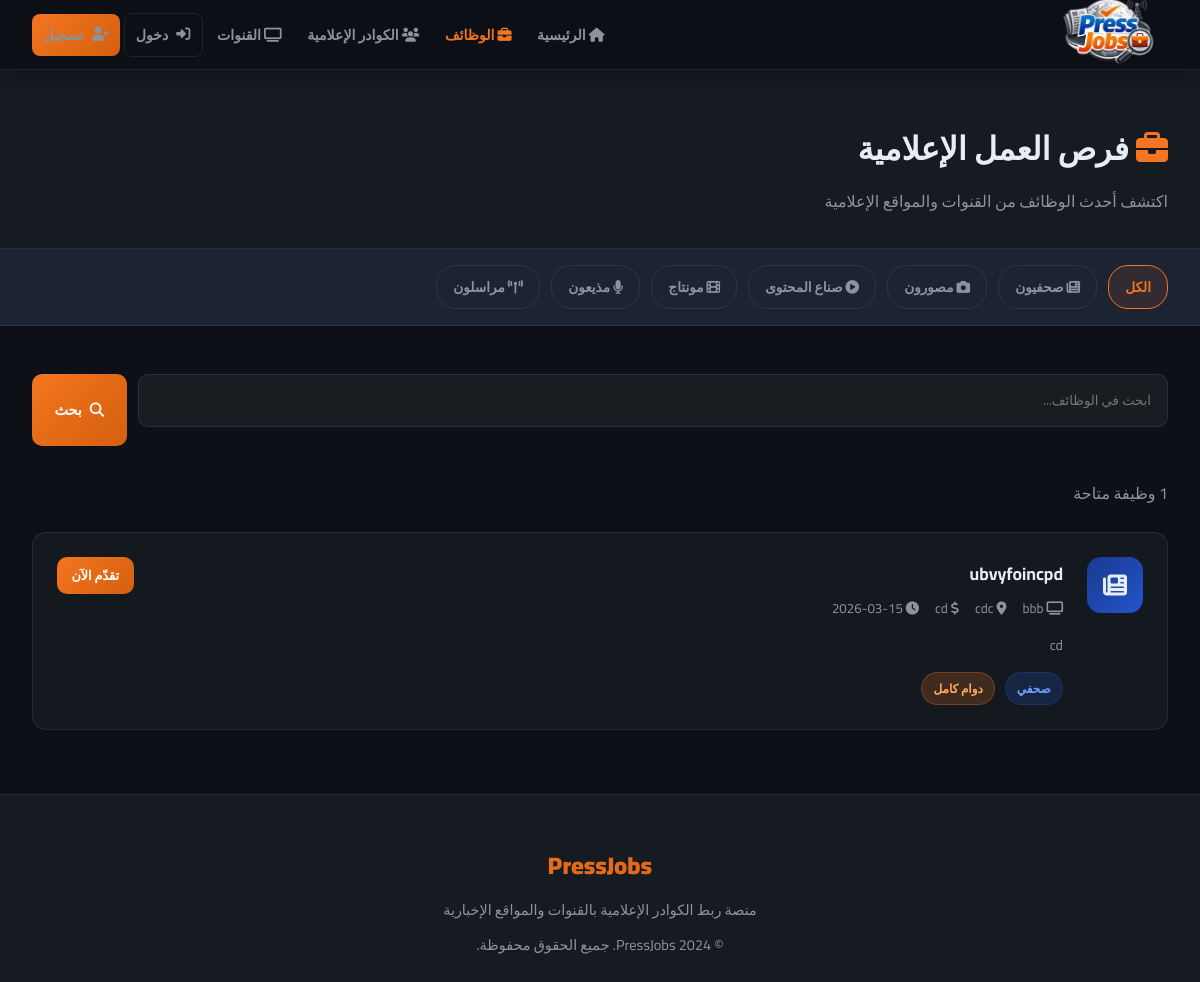
/jobs, run on an earlier commit of the app's database.
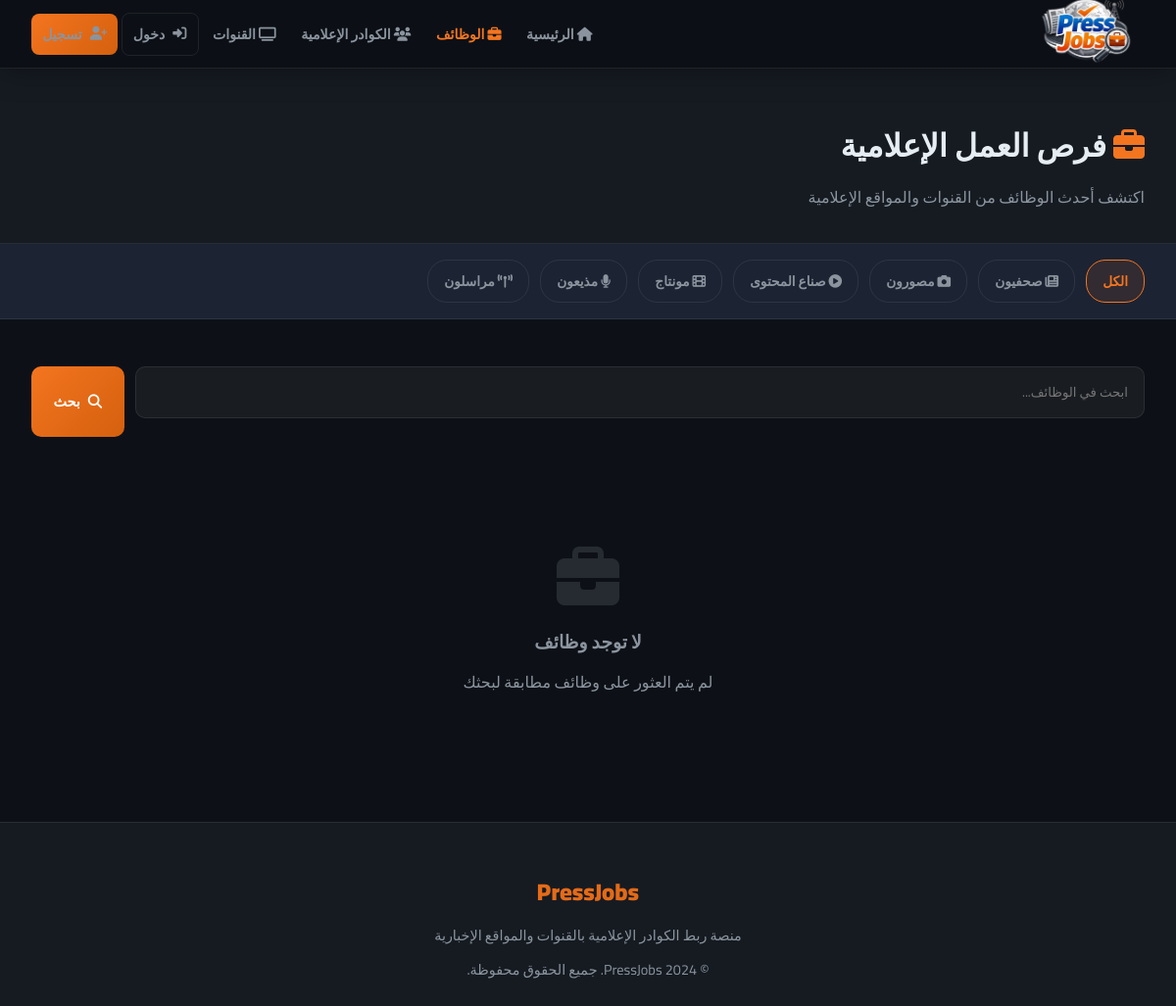
And on a later commit of the database.
### tables this page shows
CREATE TABLE jobs (
        id INTEGER PRIMARY KEY AUTOINCREMENT,
        channel_id INTEGER NOT NULL,
        title TEXT NOT NULL,
        description TEXT NOT NULL,
        category TEXT NOT NULL,
        location TEXT,
        job_type TEXT,
        salary TEXT,
        requirements TEXT,
        created_at TEXT DEFAULT CURRENT_TIMESTAMP,
        FOREIGN KEY(channel_id) REFERENCES users(id)
    );

CREATE TABLE users (
        id INTEGER PRIMARY KEY AUTOINCREMENT,
        name TEXT NOT NULL,
        email TEXT UNIQUE NOT NULL,
        password TEXT NOT NULL,
        account_type TEXT NOT NULL,
        bio TEXT,
        location TEXT,
        skills TEXT,
        education TEXT,
        experience TEXT,
        profile_image TEXT,
        created_at TEXT DEFAULT CURRENT_TIMESTAMP
    , last_name TEXT, gender TEXT, civil_status TEXT, specialty TEXT, years_experience TEXT, preferred_channels TEXT, extra_skills TEXT, cv_filename TEXT, intro_video TEXT, article_links TEXT, is_admin INTEGER DEFAULT 0);

### app.py (the view)
@app.route('/jobs')
def jobs():
    category = request.args.get('category', '')
    search = request.args.get('search', '')
    conn = get_db()
    query = '''SELECT jobs.*, users.name as channel_name FROM jobs
               JOIN users ON jobs.channel_id = users.id WHERE 1=1'''
    params = []
    if category:
        query += ' AND jobs.category=?'
        params.append(category)
    if search:
        query += ' AND (jobs.title LIKE ? OR jobs.description LIKE ?)'
        params.extend([f'%{search}%', f'%{search}%'])
    query += ' ORDER BY jobs.created_at DESC'
    all_jobs = conn.execute(query, params).fetchall()
    conn.close()
    return render_template('jobs.html', jobs=all_jobs, category=category, search=search)

### app.py (called while the page is built)
def get_db():
    conn = sqlite3.connect(DB_PATH)
    conn.row_factory = sqlite3.Row
    return conn

### templates/jobs.html (shortened to what this page needs)
{% extends 'base.html' %}
{% block content %}
<div class="page-header">
    <div style="max-width:1200px;margin:0 auto">
        <h1><i class="fas fa-briefcase" style="color:var(--orange)"></i> فرص العمل الإعلامية</h1>
        <p>اكتشف أحدث الوظائف من القنوات والمواقع الإعلامية</p>
    </div>
</div>
<div class="filter-bar">
    <a href="/jobs" {% if not category %}class="active"{% endif %}>الكل</a>
    <a href="/jobs?category=journalist" {% if category=='journalist' %}class="active"{% endif %}><i class="fas fa-newspaper"></i> صحفيون</a>
    <a href="/jobs?category=photographer" {% if category=='photographer' %}class="active"{% endif %}><i class="fas fa-camera"></i> مصورون</a>
    <a href="/jobs?category=content" {% if category=='content' %}class="active"{% endif %}><i class="fas fa-play-circle"></i> صناع المحتوى</a>
    <a href="/jobs?category=editor" {% if category=='editor' %}class="active"{% endif %}><i class="fas fa-film"></i> مونتاج</a>
    <a href="/jobs?category=presenter" {% if category=='presenter' %}class="active"{% endif %}><i class="fas fa-microphone"></i> مذيعون</a>
    <a href="/jobs?category=reporter" {% if category=='reporter' %}class="active"{% endif %}><i class="fas fa-broadcast-tower"></i> مراسلون</a>
</div>
<div class="jobs-layout">
    <form class="search-form" method="get">
        <input class="form-group input" type="text" name="search" value="{{ search }}" placeholder="ابحث في الوظائف..." style="padding:0.8rem 1rem;background:rgba(255,255,255,0.05);border:1.5px solid var(--border);border-radius:10px;color:var(--text);font-family:inherit;outline:none">
        <button type="submit" class="btn btn-primary"><i class="fas fa-search"></i> بحث</button>
    </form>
    {% if jobs %}
    <p style="color:var(--text-muted);margin-bottom:1.5rem">{{ jobs|length }} وظيفة متاحة</p>
    {% for job in jobs %}
    <a href="/job/{{ job.id }}" class="job-list-card">
        <div class="jlc-icon"><i class="fas fa-{{ {'journalist':'newspaper','photographer':'camera','content':'play-circle','editor':'film','presenter':'microphone','reporter':'broadcast-tower'}.get(job.category, 'briefcase') }}"></i></div>
        <div class="jlc-body">
            <h3>{{ job.title }}</h3>
            <div class="jlc-meta">
                <span><i class="fas fa-tv"></i> {{ job.channel_name }}</span>
                {% if job.location %}<span><i class="fas fa-map-marker-alt"></i> {{ job.location }}</span>{% endif %}
                {% if job.salary %}<span><i class="fas fa-dollar-sign"></i> {{ job.salary }}</span>{% endif %}
                <span><i class="fas fa-clock"></i> {{ job.created_at[:10] }}</span>
            </div>
            <p class="jlc-excerpt">{{ job.description }}</p>
            <div class="jlc-footer">
                <span class="badge badge-blue">{{ {'journalist':'صحفي','photographer':'مصور','content':'صانع محتوى','editor':'مونتير','presenter':'مذيع','reporter':'مراسل'}.get(job.category, job.category) }}</span>
                {% if job.job_type %}<span class="badge badge-orange">{{ job.job_type }}</span>{% endif %}
            </div>
        </div>
        <span class="btn btn-primary btn-sm">تقدّم الآن</span>
    </a>
    {% endfor %}
    {% else %}
    <div class="empty-state">
        <i class="fas fa-briefcase"></i>
        <h3 style="margin-bottom:0.5rem">لا توجد وظائف</h3>
        <p>لم يتم العثور على وظائف مطابقة لبحثك</p>
    </div>
    {% endif %}
</div>
{% endblock %}

### templates/base.html (shortened to what this page needs)
<!DOCTYPE html>
<html lang="ar" dir="rtl">
<head>
    <link rel="stylesheet" href="https://cdnjs.cloudflare.com/ajax/libs/font-awesome/6.4.0/css/all.min.css">
</head>
<body>
<nav>
    <a href="/" class="nav-brand">
        <img src="/static/images/logo.png" alt="PressJobs">
    </a>
    <div class="nav-links" id="navLinks">
        {% if not session.user_id %}<a href="/" {% if request.endpoint=='index' %}class="active"{% endif %}><i class="fas fa-home"></i> الرئيسية</a>{% endif %}
        <a href="/jobs" {% if request.endpoint=='jobs' %}class="active"{% endif %}><i class="fas fa-briefcase"></i> الوظائف</a>
        <a href="/journalists" {% if request.endpoint=='journalists' %}class="active"{% endif %}><i class="fas fa-users"></i> الكوادر الإعلامية</a>
        <a href="/channels" {% if request.endpoint=='channels' %}class="active"{% endif %}><i class="fas fa-tv"></i> القنوات</a>
        {% if session.user_id %}
        <a href="/profile/{{ session.user_id }}"><i class="fas fa-user"></i> {{ session.user_name }}</a>
        <a href="/logout" class="btn btn-outline btn-sm"><i class="fas fa-sign-out-alt"></i> خروج</a>
        {% else %}
        <a href="/login" class="btn btn-outline btn-sm"><i class="fas fa-sign-in-alt"></i> دخول</a>
        <a href="/register" class="btn btn-primary btn-sm"><i class="fas fa-user-plus"></i> تسجيل</a>
        {% endif %}
    </div>
</nav>
<main>
{% block content %}{% endblock %}
</main>
<footer>
    <div class="footer-brand">PressJobs</div>
    <p>منصة ربط الكوادر الإعلامية بالقنوات والمواقع الإخبارية</p>
    <p style="margin-top:0.5rem">© 2024 PressJobs. جميع الحقوق محفوظة.</p>
</footer>
</body>
</html>

### templates/base.html (style rules this page uses)
:root { --blue: #1a3a8f; --blue-mid: #2255cc; --orange: #f47520; --orange-dark: #d4600e; --dark: #0d1117; --dark2: #161b22; --dark3: #1c2333; --border: rgba(255,255,255,0.08); --text: #e6edf3; --text-muted: #8b949e; --card-bg: rgba(22, 27, 34, 0.9); --gradient-blue: linear-gradient(135deg, #1a3a8f, #2255cc); --gradient-orange: linear-gradient(135deg, #f47520, #d4600e); --gradient-hero: linear-gradient(135deg, #0d1117 0%, #1a2240 50%, #0d1117 100%); }
* { margin: 0; padding: 0; box-sizing: border-box; }
body { font-family: 'Cairo', 'Tajawal', sans-serif; background: var(--dark); color: var(--text); direction: rtl; overflow-x: hidden; }
nav { position: fixed; top: 0; width: 100%; z-index: 1000; background: rgba(13,17,23,0.95); backdrop-filter: blur(20px); border-bottom: 1px solid var(--border); padding: 0 2rem; height: 70px; display: flex; align-items: center; justify-content: space-between; box-shadow: 0 4px 30px rgba(0,0,0,0.3); }
.nav-brand { display: flex; align-items: center; gap: 0.7rem; text-decoration: none; }
.nav-brand img { height: 7rem; width: auto; }
.nav-links { display: flex; align-items: center; gap: 0.2rem; flex-wrap: nowrap; overflow: visible; }
.nav-links a { color: var(--text-muted); text-decoration: none; padding: 0.5rem 0.7rem; border-radius: 8px; font-size: 0.88rem; font-weight: 600; transition: all 0.3s; white-space: nowrap; }
.nav-links a.active { color: var(--orange); }
.btn { display: inline-flex; align-items: center; gap: 0.5rem; padding: 0.6rem 1.4rem; border-radius: 10px; font-family: inherit; font-weight: 700; cursor: pointer; transition: all 0.3s; text-decoration: none; border: none; font-size: 0.9rem; }
.btn-primary { background: var(--gradient-orange); color: white; }
.btn-outline { background: transparent; color: var(--text); border: 1.5px solid var(--border); }
.btn-sm { padding: 0.4rem 0.9rem; font-size: 0.8rem; }
main { padding-top: 70px; min-height: calc(100vh - 70px); }
footer { background: var(--dark2); border-top: 1px solid var(--border); padding: 3rem 2rem 1.5rem; text-align: center; }
footer .footer-brand { font-size: 1.5rem; font-weight: 900; background: var(--gradient-orange); -webkit-background-clip: text; -webkit-text-fill-color: transparent; margin-bottom: 0.5rem; }
footer p { color: var(--text-muted); font-size: 0.9rem; }
.form-group { margin-bottom: 1.2rem; }

### templates/jobs.html (style rules this page uses)
.page-header { background: var(--dark2); border-bottom: 1px solid var(--border); padding: 3rem 2rem 2rem; }
.page-header h1 { font-size: 2rem; font-weight: 900; margin-bottom: 0.5rem; }
.page-header p { color: var(--text-muted); }
.filter-bar { background: var(--dark3); border-bottom: 1px solid var(--border); padding: 1rem 2rem; display: flex; gap: 0.7rem; flex-wrap: wrap; align-items: center; }
.filter-bar a { padding: 0.5rem 1rem; border-radius: 20px; border: 1.5px solid var(--border); color: var(--text-muted); text-decoration: none; font-size: 0.85rem; font-weight: 600; transition: all 0.3s; }
.filter-bar a:hover, .filter-bar a.active { border-color: var(--orange); color: var(--orange); background: rgba(244,117,32,0.1); }
.jobs-layout { max-width: 1200px; margin: 0 auto; padding: 3rem 2rem; }
.search-form { display: flex; gap: 0.7rem; margin-bottom: 2rem; flex-wrap: wrap; }
.search-form input, .search-form select { flex: 1; min-width: 180px; }
.empty-state { text-align: center; padding: 5rem 2rem; color: var(--text-muted); }
.empty-state i { font-size: 4rem; margin-bottom: 1rem; opacity: 0.2; }

What changed in the data, as far as the page shows it:
removed jobs: title "ubvyfoincpd", channel_name "bbb", location "cdc", salary "cd", created_at "2026-03-15", description "cd", category "صحفي", job_type "دوام كامل"
Also different on the page:
text no longer shown: "وظيفة متاحة"
text now shown: "لا توجد وظائف لم يتم العثور على وظائف مطابقة لبحثك"
